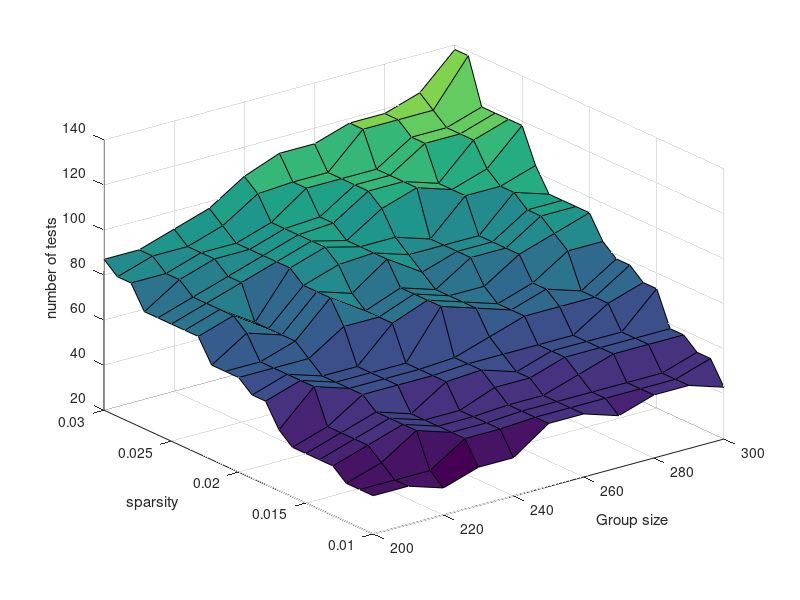

MATLAB code to generate this figure:
load("data1.mat");
figure
surf(n_start:n_step:n_max,k_min:k_step:k_max,result)
xlabel('Group size');
ylabel('sparsity');
zlabel('number of tests')